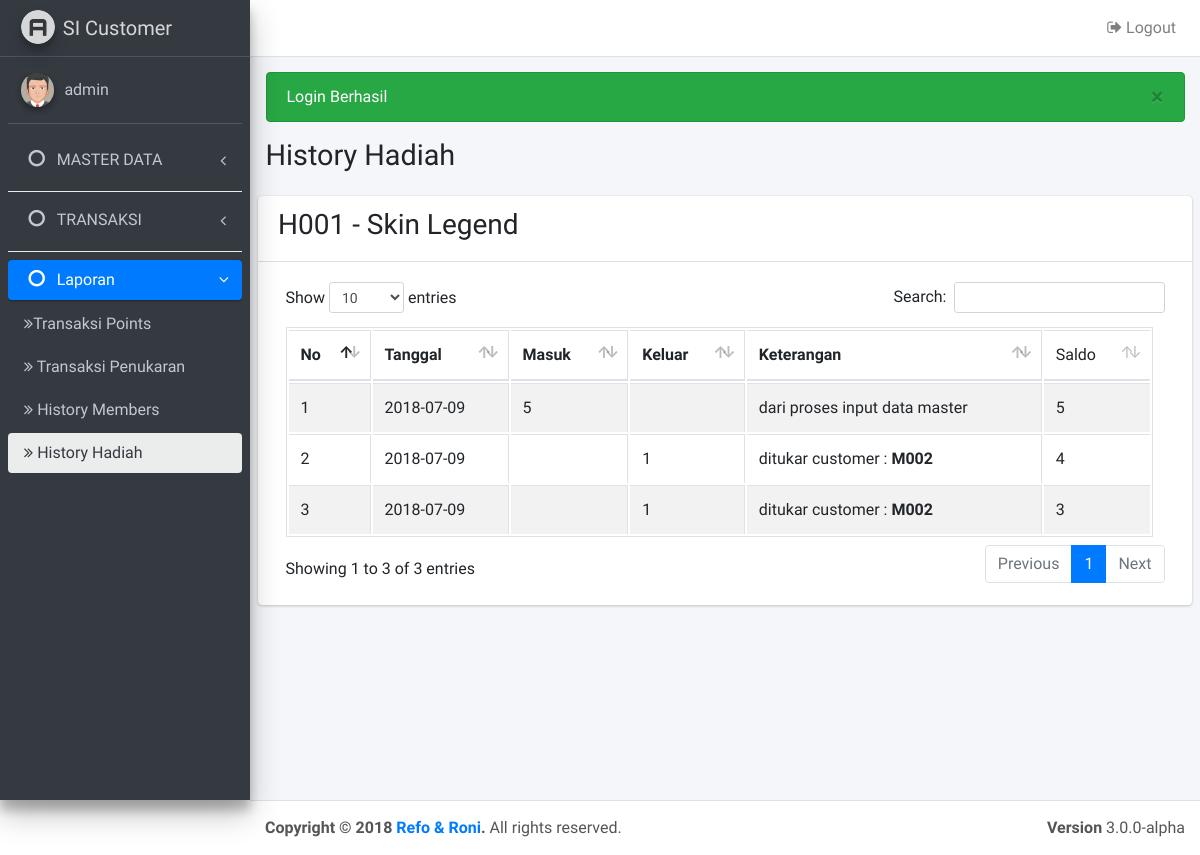
Before: /history_hadiah.php?kd=H001 (signed in) with the older database file.
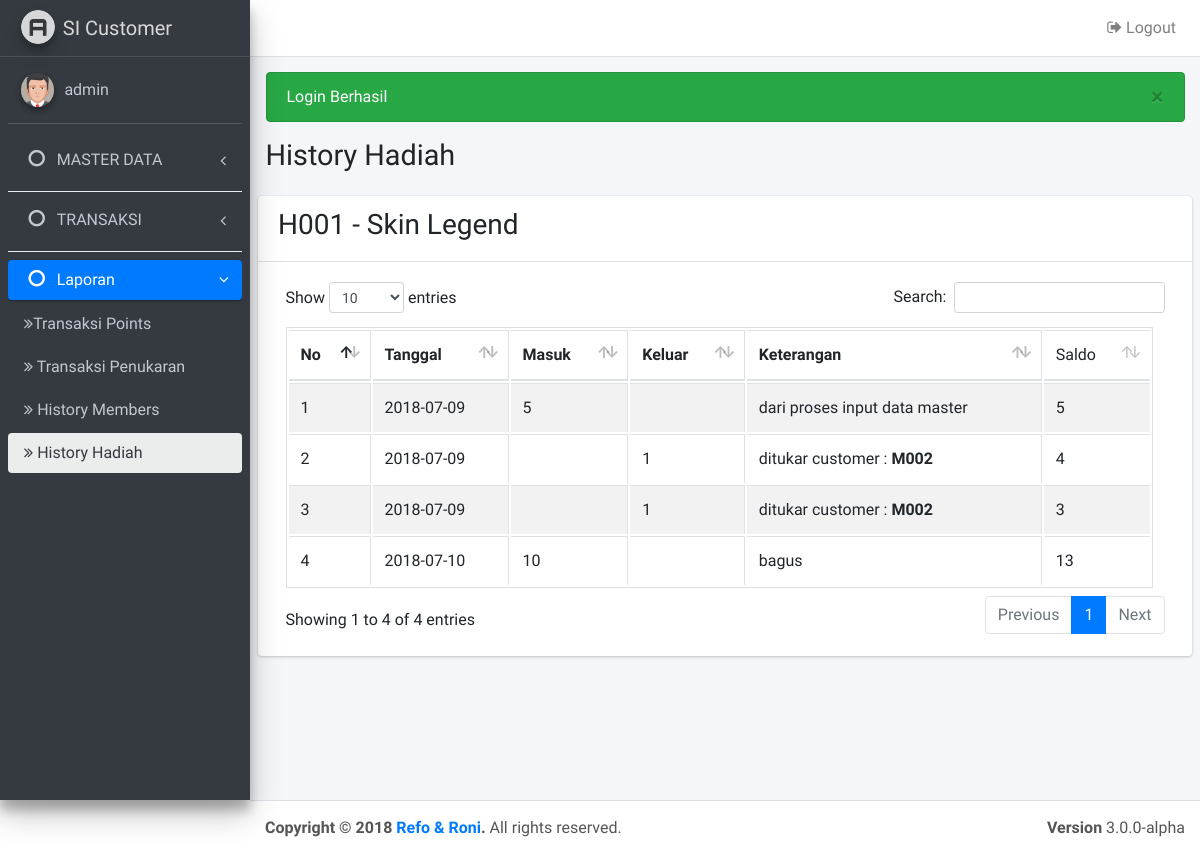
After: the same page with the newer database file.
### tables this page shows
CREATE TABLE `log_had` (
  `id` int(11) NOT NULL,
  `tgl` date NOT NULL,
  `kd_hadiah` varchar(11) NOT NULL,
  `masuk_keluar` enum('1','0') NOT NULL,
  `jumlah` int(11) NOT NULL,
  `keterangan` varchar(50) NOT NULL,
  `oleh` varchar(10) NOT NULL
);

### history_hadiah.php (the view, shortened to what this page needs)
<?php
include "config/koneksi.php";
if(isset($_GET['kd'])){
	require_once 'layout/header.php';
	require_once 'layout/navbar.php';
	require_once 'layout/sidebar.php'; ?>
	<section class="content">
		<div class="card ">
	        <div class="card-header">
	        	<?php $h=$db->query("SELECT * from hadiah WHERE kd_hadiah = '". $_GET['kd']. "'")->fetch(); ?>
				<h3><?= $h['kd_hadiah']. " - " . $h['nama_hadiah'] ?></h3>
	        </div>
	        <div class="card-body">
	      		<table id="example1" class="table table-bordered table-striped">
	      			<thead>
	      				<tr>
	      					<th>No</th>
	      					<th>Tanggal</th>
	      					<th>Masuk</th>
	      					<th>Keluar</th>
	      					<th>Keterangan</th>
	      					<td>Saldo</td>
	      				</tr>
	      			</thead>
	      			<tbody>
	      				<?php $no = 1;
	      				$kd = $_GET['kd'];
	      				$data = $db->query("SELECT * FROM log_had a
											INNER JOIN hadiah b on a.kd_hadiah = b.kd_hadiah
											WHERE b.kd_hadiah = '$kd';
	      					");
	      				$sum=0;
	      				foreach($data as $row) {
	      					if($row['masuk_keluar'] == 1){
	      							$sum = $sum + $row['jumlah'];
	      							$masuk = $row['jumlah'];
	      							$keluar = '';
	      							$ket = $row['keterangan'];
	      						} else {
	      							$sum = $sum - $row['jumlah'];
	      							$masuk = '';
	      							$keluar = $row['jumlah'];
	      							$ket = $row['keterangan']  . " : <b>" .$row['oleh']. "</b>";
	      						}
	      				 ?>
	      				<tr>
	      					<td><?= $no++ ?></td>
	      					<td><?= $row['tgl'] ?></td>
	      					<td><?= $masuk ?></td>
	      					<td><?= $keluar ?></td>
	      					<td><?= $ket ?></td>
	      					<td><?= $sum ?></td>
	      				</tr>
	      			<?php } ?>
	      			</tbody>
	      		</table>
	      	</div>
	    </div>
	</section>
	<?php require_once('layout/footer.php'); ?>
<?php } else {
	pesan("warning", "Pilih member terlebih dahulu!", base_url('laporan_members.php'));
}
?>

### config/koneksi.php (shortened to what this page needs)
<?php
function msghandling($arr = array("danger", "success", "warning")){
	foreach($arr as $r){
		if(isset($_SESSION[$r])){
			echo "<div class='alert alert-$r'>$_SESSION[$r] <button type='button' class='close' data-dismiss='alert' aria-hidden='true'>&times;</button> </div>";
		}
	}
}
 ?>

Changed rows visible on the page:
added log_had: tgl "2018-07-10", jumlah "10", keterangan "bagus", sum "13"
Other visible differences:
text written by a page script: "Show entries Search: Showing 1 to 3 of 3 entries Previous 1 Next" → "Show entries Search: Showing 1 to 4 of 4 entries Previous 1 Next"
